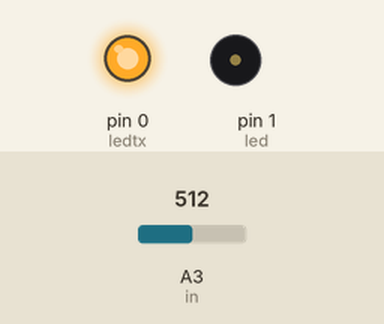
Simulated run of this sketch. Board: Arduino Uno, built with avr-gcc and run on an emulated ATmega328P. Parts: output pins drawn as LEDs (lit = HIGH), buzzer (waves = sounding). The test bench sets the inputs (shaded band); at power-on: A3 (in) = 512. Pins used as bus, display or sensor lines are not drawn.

Above: at 1.2 s.
1.3 s: A3 (in) set to 970
2.8 s: A3 (in) set to 994
At 3.5 s:
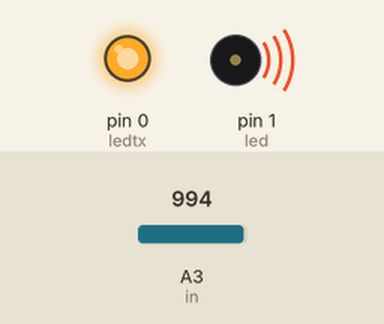
Timing chart, 0 to 11.8 s (numbered marks = the images above; inputs shaded):
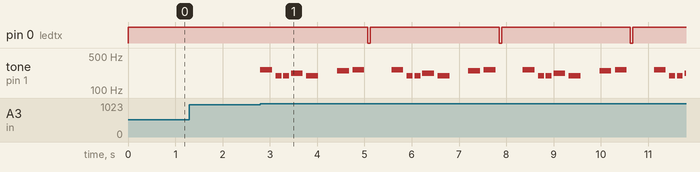

Measured:
- the behaviour switches between 980 and 981 on A3 (in) (found by bisection; images 0 and 1)
- after the input at 1.3 s, every drawn part: stays the same

The sketch:

Novela2012_V4_melody.ino
```cpp
/*
Add it basic module
melody
by Tom Igoe
Hardware definif
un buzzer est en parraléle sur la led

 */

#define ledtx 0 // led IR
#define led 1 // led 10 mm
#define in 3 // phototransisor

#include "pitches.h"

// notes in the melody:
int melody[] = {
  NOTE_C4, NOTE_G3,NOTE_G3, NOTE_A3, NOTE_G3,0, NOTE_B3, NOTE_C4};

// note durations: 4 = quarter note, 8 = eighth note, etc.:
int noteDurations[] = {
  4, 8, 8, 4,4,4,4,4 };

void setup() {
  pinMode(ledtx, OUTPUT);
  pinMode(led, OUTPUT);
  digitalWrite(ledtx,HIGH); // les leds sont montés avec l'anode sur le + Vcc,
  digitalWrite(led, HIGH); //il faut donc mettre les pins de l'attiny a High pour les eteindre et à low pour les allumer

}


void loop() {
  int sensorValue = 0;
  sensorValue = analogRead(in); //lecture de la valeur au nouveau du phototrans

  if (sensorValue > 980 ) // si le seuil est depassé
  {
    // iterate over the notes of the melody:
    for (int thisNote = 0; thisNote < 8; thisNote++) {

      // to calculate the note duration, take one second
      // divided by the note type.
      //e.g. quarter note = 1000 / 4, eighth note = 1000/8, etc.
      int noteDuration = 1000/noteDurations[thisNote];
      tone(led, melody[thisNote],noteDuration);

      // to distinguish the notes, set a minimum time between them.
      // the note's duration + 30% seems to work well:
      int pauseBetweenNotes = noteDuration * 1.30;
      delay(pauseBetweenNotes);
      // stop the tone playing:
      noTone(led);
    }
    digitalWrite(led, HIGH); // on eteind la led 10 mm
    digitalWrite(ledtx, LOW); // on allume la led IR pendent 50 ms
    delay(50);
    digitalWrite(ledtx, HIGH); // on eteind la led IR
    delay(450); // rien ne se passe pendent 0,45 s
  }

}
```

pitches.h
```cpp
/*************************************************
 * Public Constants
 *************************************************/

#define NOTE_B0  31
#define NOTE_C1  33
#define NOTE_CS1 35
#define NOTE_D1  37
#define NOTE_DS1 39
#define NOTE_E1  41
#define NOTE_F1  44
#define NOTE_FS1 46
#define NOTE_G1  49
#define NOTE_GS1 52
#define NOTE_A1  55
#define NOTE_AS1 58
#define NOTE_B1  62
#define NOTE_C2  65
#define NOTE_CS2 69
#define NOTE_D2  73
#define NOTE_DS2 78
#define NOTE_E2  82
#define NOTE_F2  87
#define NOTE_FS2 93
#define NOTE_G2  98
#define NOTE_GS2 104
#define NOTE_A2  110
#define NOTE_AS2 117
#define NOTE_B2  123
#define NOTE_C3  131
#define NOTE_CS3 139
#define NOTE_D3  147
#define NOTE_DS3 156
#define NOTE_E3  165
#define NOTE_F3  175
#define NOTE_FS3 185
#define NOTE_G3  196
#define NOTE_GS3 208
#define NOTE_A3  220
#define NOTE_AS3 233
#define NOTE_B3  247
#define NOTE_C4  262
#define NOTE_CS4 277
#define NOTE_D4  294
#define NOTE_DS4 311
#define NOTE_E4  330
#define NOTE_F4  349
#define NOTE_FS4 370
#define NOTE_G4  392
#define NOTE_GS4 415
#define NOTE_A4  440
#define NOTE_AS4 466
#define NOTE_B4  494
#define NOTE_C5  523
#define NOTE_CS5 554
#define NOTE_D5  587
#define NOTE_DS5 622
#define NOTE_E5  659
#define NOTE_F5  698
#define NOTE_FS5 740
#define NOTE_G5  784
#define NOTE_GS5 831
#define NOTE_A5  880
#define NOTE_AS5 932
#define NOTE_B5  988
#define NOTE_C6  1047
#define NOTE_CS6 1109
#define NOTE_D6  1175
#define NOTE_DS6 1245
#define NOTE_E6  1319
#define NOTE_F6  1397
#define NOTE_FS6 1480
#define NOTE_G6  1568
#define NOTE_GS6 1661
#define NOTE_A6  1760
#define NOTE_AS6 1865
#define NOTE_B6  1976
#define NOTE_C7  2093
#define NOTE_CS7 2217
#define NOTE_D7  2349
#define NOTE_DS7 2489
#define NOTE_E7  2637
#define NOTE_F7  2794
#define NOTE_FS7 2960
#define NOTE_G7  3136
#define NOTE_GS7 3322
#define NOTE_A7  3520
#define NOTE_AS7 3729
#define NOTE_B7  3951
#define NOTE_C8  4186
#define NOTE_CS8 4435
#define NOTE_D8  4699
#define NOTE_DS8 4978
```
